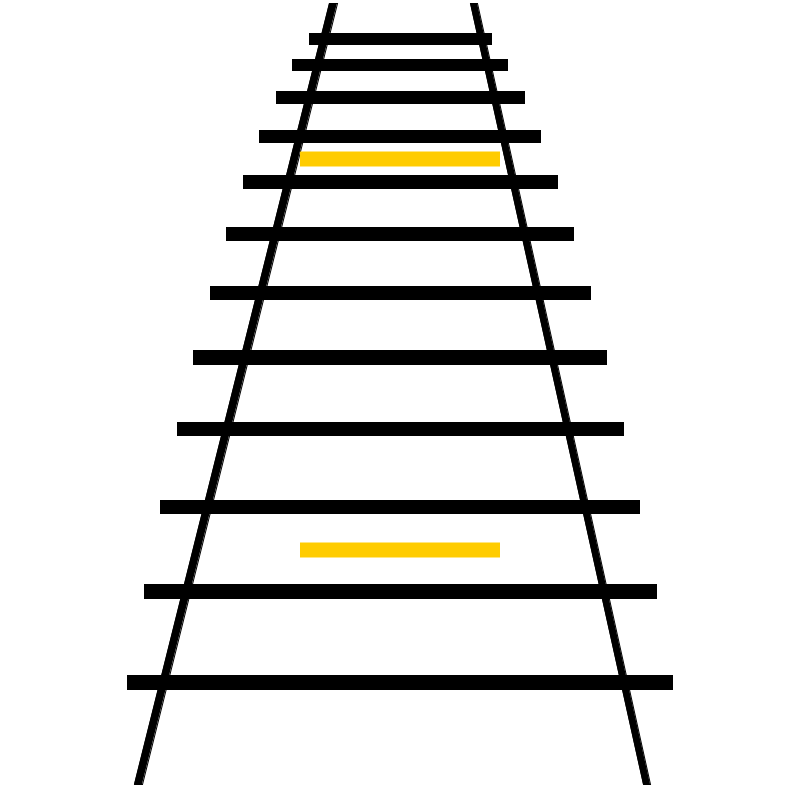
Frame 1 (no input)
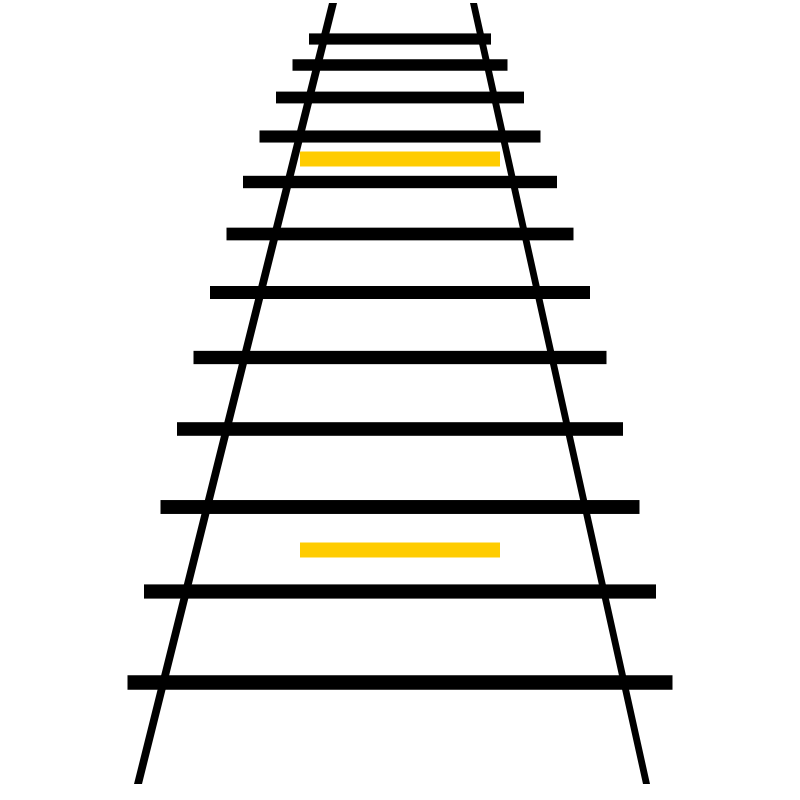
Frame 60 (the mouse pressed at the canvas centre just before this capture)
Frame 120 (the mouse held since frame 60 and released just before this capture): identical to frame 60, image omitted

The Processing sketch that drew these frames (run headless with seeded random() and noise(); from frame 60 on, the mouse is pressed at the canvas centre):

// Processing sketch: Ponzo_Ilusion
// ── Ponzo_Ilusion.pde
int option = 0;
void setup()
{
  size( 800, 800 );
}


void draw()
{
  if(option == 0){
    drawIllusion();
    
  }
  else if(option == 1){
  
    drawLines();
  
  }
  


}

//Dibuja la ilusion  con las lineas
void drawLines(){
  
  int weidhtRect = 50;
  float position = 0;
  float heightRect = 10;
  background( 255 );
  fill(0);
  rectMode(CENTER);
  noStroke();
  // Dibuja de izquierda a derecha rectangulos
  for ( int x = 0; x <= height-100; x = x + 13 ) {
    weidhtRect = weidhtRect + 33;
    position = position + (x * 0.5);
    heightRect = heightRect + 0.3;
    if(position > 30 && position < 700)
      rect( 400,position, weidhtRect, heightRect );
  }
  quad(329,3,337,3,142,784,134,784);
  quad(470,3,477,3,650,784,643,784);
  color c = color(255, 204, 0);  // Define color 'c'
  fill(c);  // Use color variable 'c' as fill color
  noStroke();
  rect(400,159, 200, 15 );
  rect(400,550, 200, 15 );
  stroke(0);
  line( 300, 0, 300, 800 );
  line( 500, 0, 500, 800 );
}




//Dibuja la ilusion  sin las lineas
void drawIllusion(){
  
  int weidhtRect = 50;
  float position = 0;
  float heightRect = 10;
  background( 255 );
  fill(0);
  rectMode(CENTER);
  // loop from left to right, drawing lines to the top of the canvas:
  for ( int x = 0; x <= height-100; x = x + 13 ) {
    weidhtRect = weidhtRect + 33;
    position = position + (x * 0.5);
    heightRect = heightRect + 0.3;
    if(position > 30 && position < 700)
      rect( 400,position, weidhtRect, heightRect );
  }
  quad(329,3,337,3,142,784,134,784);
  quad(470,3,477,3,650,784,643,784);
  color c = color(255, 204, 0);  // Define color 'c'
  fill(c);  // Use color variable 'c' as fill color
  noStroke();
  rect(400,159, 200, 15 );
  rect(400,550, 200, 15 );
  
}

void keyPressed() {
  

    //Aumenta la distancia de separacion de las lineas cuando se presiona la key UP
  if ( keyCode == UP ) {
    option = 1;
  }
  //Disminuye la distancia de separacion de las lineas cuando se presiona la tecla DOWN
  else if ( keyCode == DOWN) {
    option = 0;
  }

}
